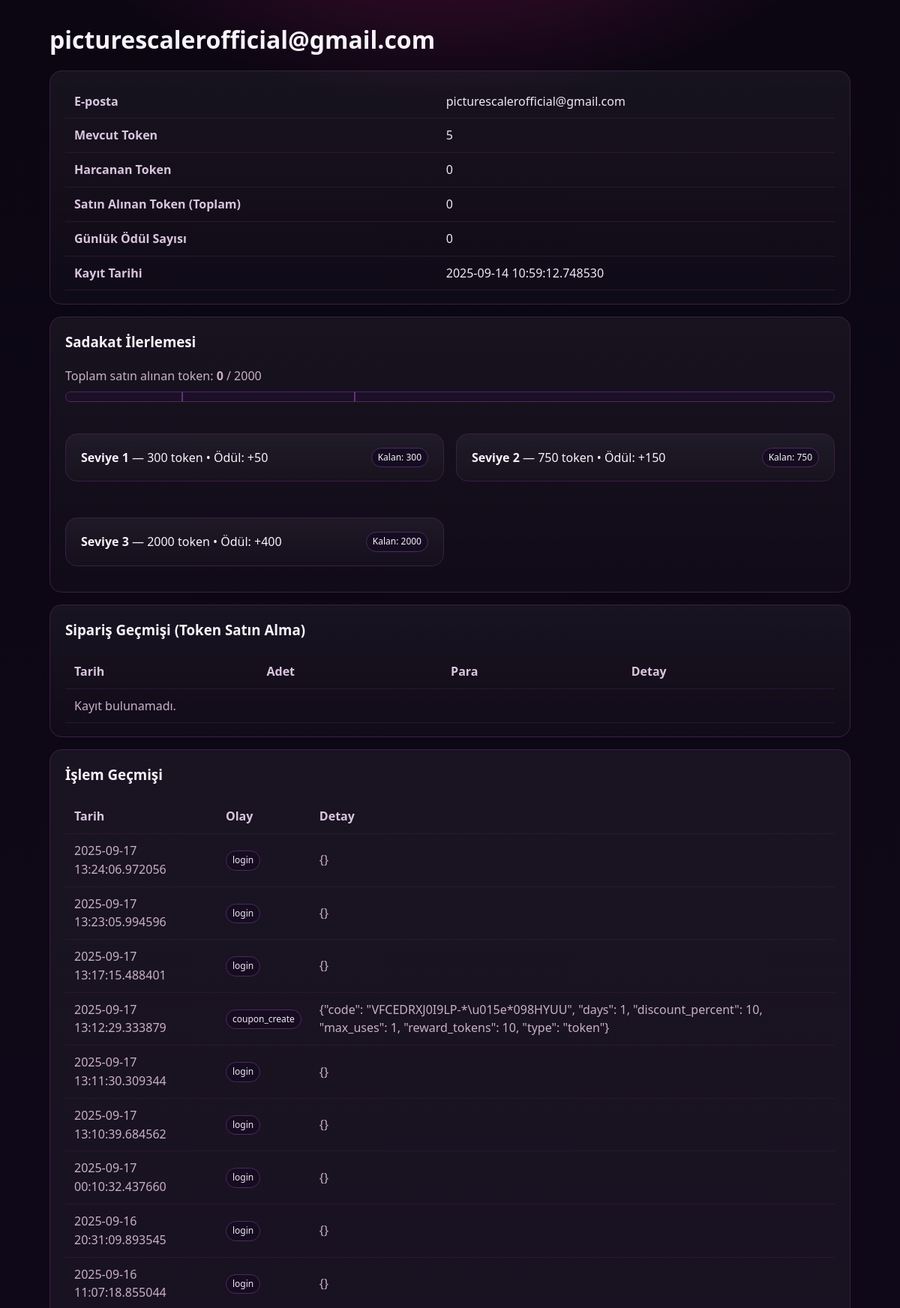
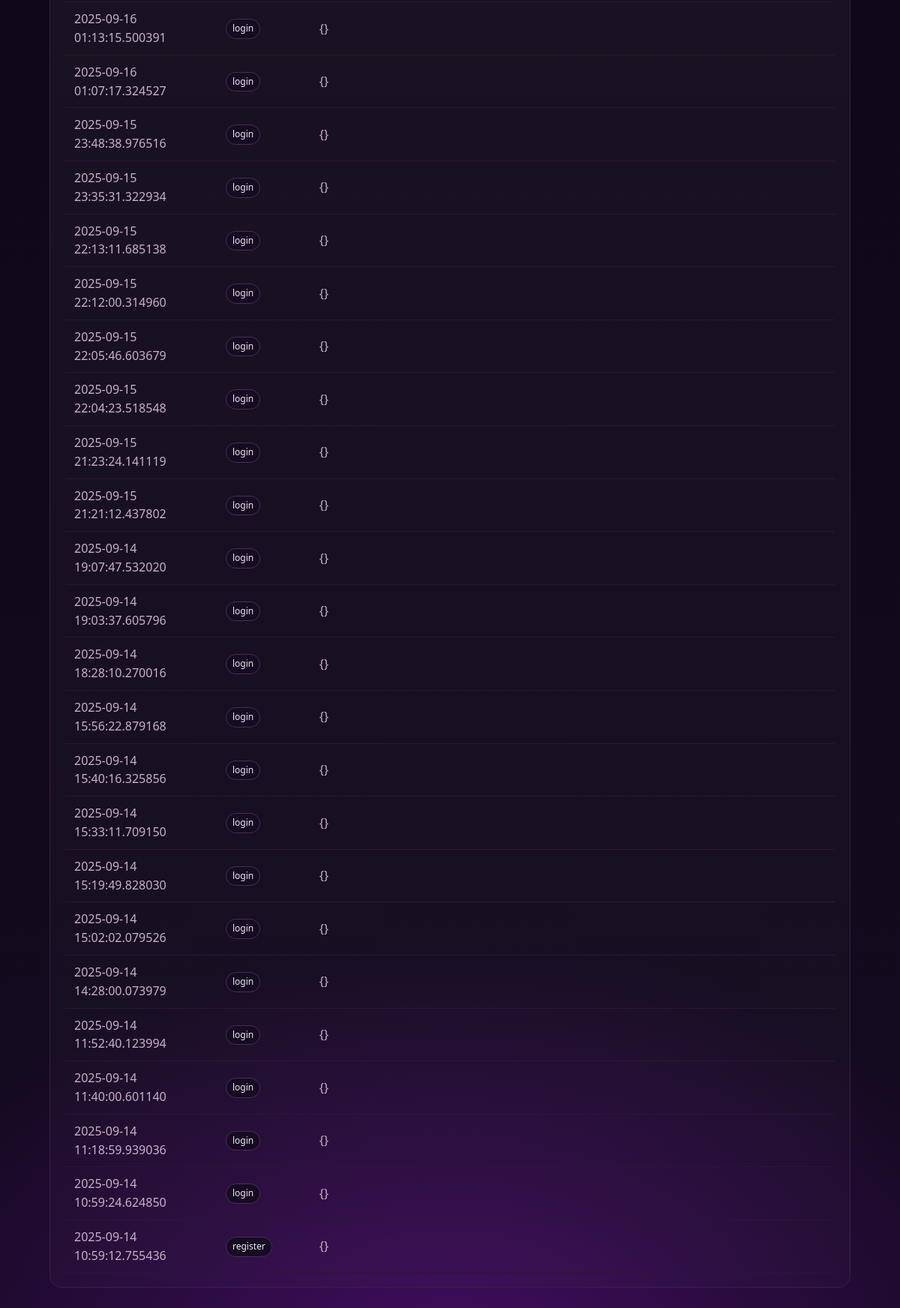
The page /profile/ (signed in) on the database its author committed (2 pictures, top to bottom).
### app/models.py (models this page shows, shortened)
class User(UserMixin, db.Model):
    __tablename__ = "user"
    id              = db.Column(db.Integer, primary_key=True)
    email           = db.Column(db.String(255), unique=True, index=True, nullable=False)
    password_hash   = db.Column(db.String(255), nullable=False)
    tokens          = db.Column(db.Integer, default=0, nullable=False)
    is_verified     = db.Column(db.Integer, default=0, nullable=False)   # 0/1
    is_admin        = db.Column(db.Integer, default=0, nullable=False)   # 0/1
    is_banned       = db.Column(db.Integer, default=0, nullable=False)   # 0/1
    is_trusted      = db.Column(db.Integer, default=0, nullable=False)   # 0/1 (şüpheli hesap filtresinden muaf tutmak için)
    verify_token    = db.Column(db.String(128), nullable=True)
    verify_sent_at  = db.Column(db.DateTime, nullable=True)
    last_daily_claim= db.Column(db.DateTime, nullable=True)
    created_at      = db.Column(db.DateTime, default=datetime.utcnow, nullable=False, index=True)
    last_login_at   = db.Column(db.DateTime, nullable=True)
    audit_events    = db.relationship("AuditEvent", backref="user", lazy=True)

class AuditEvent(db.Model):
    __tablename__ = "audit_event"
    id         = db.Column(db.Integer, primary_key=True)
    user_id    = db.Column(db.Integer, db.ForeignKey("user.id"), nullable=True)
    event      = db.Column(db.String(40), nullable=False, index=True)  # örn: register, login, upload, token_spent, token_purchase, daily_claim, reward_claim, coupon_redeem
    meta       = db.Column(db.Text, nullable=True)                     # JSON string
    created_at = db.Column(db.DateTime, default=datetime.utcnow, nullable=False, index=True)

### app/routes/profile.py (the view)
@profile_bp.get("/")
@login_required
def profile_page():
    u = current_user
    daily_count = (
        db.session.query(func.count(AuditEvent.id))
        .filter_by(user_id=u.id, event="daily_claim")
        .scalar()
    ) or 0
    today_claimed = bool(
        getattr(u, "last_daily_claim", None)
        and u.last_daily_claim.date() == datetime.utcnow().date()
    )
    purchased_total = _sum_meta_tokens(
        db.session.query(AuditEvent.meta)
        .filter_by(user_id=u.id, event="token_purchase")
        .all()
    )
    tokens_spent_total = _sum_meta_tokens(
        db.session.query(AuditEvent.meta)
        .filter_by(user_id=u.id, event="token_spent")
        .all()
    )
    claimed_set = set()
    for (meta_txt,) in (
        db.session.query(AuditEvent.meta)
        .filter_by(user_id=u.id, event="tier_claim")
        .all()
    ):
        try:
            t = int(json.loads(meta_txt or "{}").get("tier", 0))
            claimed_set.add(t)
        except Exception:
            pass
    eligible = {
        1: purchased_total >= TIER_THRESHOLDS[1],
        2: purchased_total >= TIER_THRESHOLDS[2],
        3: purchased_total >= TIER_THRESHOLDS[3],
    }
    pct_total = max(0.0, min(100.0, (purchased_total / TIER_THRESHOLDS[3]) * 100.0))
    tick1 = (TIER_THRESHOLDS[1] / TIER_THRESHOLDS[3]) * 100.0  # 300 / 2000
    tick2 = (TIER_THRESHOLDS[2] / TIER_THRESHOLDS[3]) * 100.0  # 750 / 2000
    tick3 = 100.0
    orders = (
        AuditEvent.query.filter_by(user_id=u.id, event="token_purchase")
        .order_by(AuditEvent.created_at.desc())
        .limit(50)
        .all()
    )
    history = (
        AuditEvent.query.filter_by(user_id=u.id)
        .order_by(AuditEvent.created_at.desc())
        .limit(50)
        .all()
    )
    def parse_meta(ev):
        try:
            return json.loads(ev.meta or "{}")
        except Exception:
            return {}
    return render_template(
        "profile.html",
        user=u,
        daily_count=daily_count,
        today_claimed=today_claimed,
        purchased_total=purchased_total,
        tokens_spent_total=tokens_spent_total,
        claimed_set=claimed_set,
        eligible=eligible,
        pct_total=pct_total,
        tick1=tick1,
        tick2=tick2,
        tick3=tick3,
        TIER_THRESHOLDS=TIER_THRESHOLDS,
        TIER_REWARDS=TIER_REWARDS,
        orders=orders,
        history=history,
        parse_meta=parse_meta,
    )

### app/__init__.py (called while the page is built)
@login_manager.user_loader
def load_user(user_id: str):
    from .models import User
    try:
        return User.query.get(int(user_id))
    except Exception:
        return None

### app/routes/profile.py (called while the page is built)
def _sum_meta_tokens(query):
    total = 0
    for (meta_txt,) in query:
        try:
            total += int(json.loads(meta_txt or "{}").get("tokens", 0))
        except Exception:
            pass
    return total

### app/templates/profile.html (shortened to what this page needs)
<!doctype html>
<html lang="tr">
<head>
</head>
<body>
  <div class="wrap">
    <h1>{{ user.email }}</h1>
    <div class="card">
      <table>
        <tbody>
          <tr><th>E-posta</th><td>{{ user.email }}</td></tr>
          <tr><th>Mevcut Token</th><td>{{ user.tokens or 0 }}</td></tr>
          <tr><th>Harcanan Token</th><td>{{ tokens_spent_total }}</td></tr>
          <tr><th>Satın Alınan Token (Toplam)</th><td>{{ purchased_total }}</td></tr>
          <tr><th>Günlük Ödül Sayısı</th><td>{{ daily_count }}</td></tr>
          <tr><th>Kayıt Tarihi</th><td>{{ user.created_at }}</td></tr>
        </tbody>
      </table>
    </div>
    <div class="card">
      <h3 style="margin-top:0">Sadakat İlerlemesi</h3>
      <div class="muted" style="margin-bottom:8px">
        Toplam satın alınan token: <b>{{ purchased_total }}</b> / {{ TIER_THRESHOLDS[3] }}
      </div>
      <div class="bar" style="margin-bottom:26px">
        <div class="tick" style="left: {{ '%.2f' % tick1 }}%"></div>
        <div class="tick" style="left: {{ '%.2f' % tick2 }}%"></div>
      </div>
      <div class="row">
        <div class="card">
          <div style="display:flex; justify-content:space-between; align-items:center">
            <div><b>Seviye 1</b> — {{ TIER_THRESHOLDS[1] }} token • Ödül: +{{ TIER_REWARDS[1] }}</div>
            {% if 1 in claimed_set %}
              <span class="pill ok">Alındı</span>
            {% elif eligible[1] %}
              <form method="post" action="{{ url_for('profile.claim_tier', tier=1) }}">
                <button class="btn btn-primary" type="submit">Ödülü Al</button>
              </form>
            {% else %}
              <span class="pill">Kalan: {{ TIER_THRESHOLDS[1] - purchased_total }}</span>
            {% endif %}
          </div>
        </div>
        <div class="card">
          <div style="display:flex; justify-content:space-between; align-items:center">
            <div><b>Seviye 2</b> — {{ TIER_THRESHOLDS[2] }} token • Ödül: +{{ TIER_REWARDS[2] }}</div>
            {% if 2 in claimed_set %}
              <span class="pill ok">Alındı</span>
            {% elif eligible[2] %}
              <form method="post" action="{{ url_for('profile.claim_tier', tier=2) }}">
                <button class="btn btn-primary" type="submit">Ödülü Al</button>
              </form>
            {% else %}
              <span class="pill">Kalan: {{ TIER_THRESHOLDS[2] - purchased_total }}</span>
            {% endif %}
          </div>
        </div>
        <div class="card">
          <div style="display:flex; justify-content:space-between; align-items:center">
            <div><b>Seviye 3</b> — {{ TIER_THRESHOLDS[3] }} token • Ödül: +{{ TIER_REWARDS[3] }}</div>
            {% if 3 in claimed_set %}
              <span class="pill ok">Alındı</span>
            {% elif eligible[3] %}
              <form method="post" action="{{ url_for('profile.claim_tier', tier=3) }}">
                <button class="btn btn-primary" type="submit">Ödülü Al</button>
              </form>
            {% else %}
              <span class="pill">Kalan: {{ TIER_THRESHOLDS[3] - purchased_total }}</span>
            {% endif %}
          </div>
        </div>
      </div>
    </div>
    <div class="card">
      <h3 style="margin-top:0">Sipariş Geçmişi (Token Satın Alma)</h3>
      <table>
        <thead>
          <tr><th>Tarih</th><th>Adet</th><th>Para</th><th>Detay</th></tr>
        </thead>
        <tbody>
        {% for ev in orders %}
          {% set m = parse_meta(ev) %}
          <tr>
            <td class="muted">{{ ev.created_at }}</td>
            <td>{{ m.tokens or 0 }}</td>
            <td>{{ m.amount or '-' }}</td>
            <td class="muted">{{ m.currency or '' }}</td>
          </tr>
        {% else %}
          <tr><td colspan="4" class="muted">Kayıt bulunamadı.</td></tr>
        {% endfor %}
        </tbody>
      </table>
    </div>
    <div class="card">
      <h3 style="margin-top:0">İşlem Geçmişi</h3>
      <table>
        <thead>
          <tr><th>Tarih</th><th>Olay</th><th>Detay</th></tr>
        </thead>
        <tbody>
        {% for ev in history %}
          {% set m = parse_meta(ev) %}
          <tr>
            <td class="muted">{{ ev.created_at }}</td>
            <td><span class="pill">{{ ev.event }}</span></td>
            <td class="muted">{{ m|tojson }}</td>
          </tr>
        {% else %}
          <tr><td colspan="3" class="muted">Kayıt bulunamadı.</td></tr>
        {% endfor %}
        </tbody>
      </table>
    </div>
  </div>
</body>
</html>

### app/templates/profile.html (style rules this page uses)
:root { --bg:#0b0612; --bg2:#130a1f; --card:#1a0f1ecc; --border:#3a1f44; --text:#f7f3fa; --muted:#c9b0c7; --acc1:#FF6A3D; --acc2:#C81D77; --ok:#22c55e; --warn:#f59e0b; --radius:16px; }
* { box-sizing:border-box }
body { margin:0; color:var(--text); background: radial-gradient(1100px 620px at 50% -5%, rgba(200,29,119,.35) 0%, rgba(200,29,119,0) 50%), radial-gradient(1400px 900px at 50% 100%, rgba(110,15,156,.5) 0%, rgba(110,15,156,0) 60%), linear-gradient(180deg, var(--bg), var(--bg2)); font:16px/1.55 system-ui,-apple-system,Segoe UI,Inter,Roboto,Helvetica,Arial; }
.wrap { max-width:1100px; margin:28px auto 80px; padding:0 16px }
h1 { margin:0 0 14px }
.card { background:linear-gradient(180deg,rgba(255,255,255,.05),rgba(255,255,255,.015)); border:1px solid var(--border); border-radius:var(--radius); padding:18px 20px; margin:16px 0 }
table { width:100%; border-collapse:collapse }
th,td { padding:10px 12px; border-bottom:1px solid #2a1734; color:#f0e7f6 }
th { color:#d9c5de; text-align:left; font-weight:600 }
.muted { color:var(--muted) }
.pill { display:inline-block; padding:3px 8px; border-radius:999px; font-size:12px; border:1px solid #4b2b5a; background:#150c21 }
.row { display:grid; gap:16px; grid-template-columns:1fr }
@media (min-width:900px) { .row { grid-template-columns: 1fr 1fr } }
.bar { height:14px; background:#1c0f28; border:1px solid #4b2b5a; border-radius:999px; position:relative; overflow:hidden }
.tick { position:absolute; top:-8px; width:2px; height:30px; background:#6a3a80; opacity:.9 }

### rows shown on the page
User: email "picturescalerofficial@gmail.com", tokens "5", created_at "2025-09-14 10:59:12.748530"
AuditEvent: created_at "2025-09-17 13:24:06.972056", event "login", m "{}"
AuditEvent: created_at "2025-09-17 13:23:05.994596", event "login", m "{}"
AuditEvent: created_at "2025-09-17 13:17:15.488401", event "login", m "{}"
AuditEvent: created_at "2025-09-17 13:12:29.333879", event "coupon_create", m "{\"code\": \"VFCEDRXJ0I9LP-*\\u015e*098HYUU\", \"days\": 1, \"discount_percent\": 10, \"max_uses\": 1, \"reward_tokens\": 10, \"type\": \"token\"}"
AuditEvent: created_at "2025-09-17 13:11:30.309344", event "login", m "{}"
AuditEvent: created_at "2025-09-17 13:10:39.684562", event "login", m "{}"
AuditEvent: created_at "2025-09-17 00:10:32.437660", event "login", m "{}"
AuditEvent: created_at "2025-09-16 20:31:09.893545", event "login", m "{}"
AuditEvent: created_at "2025-09-16 11:07:18.855044", event "login", m "{}"
AuditEvent: created_at "2025-09-16 01:13:15.500391", event "login", m "{}"
AuditEvent: created_at "2025-09-16 01:07:17.324527", event "login", m "{}"
AuditEvent: created_at "2025-09-15 23:48:38.976516", event "login", m "{}"
AuditEvent: created_at "2025-09-15 23:35:31.322934", event "login", m "{}"
AuditEvent: created_at "2025-09-15 22:13:11.685138", event "login", m "{}"
AuditEvent: created_at "2025-09-15 22:12:00.314960", event "login", m "{}"
AuditEvent: created_at "2025-09-15 22:05:46.603679", event "login", m "{}"
AuditEvent: created_at "2025-09-15 22:04:23.518548", event "login", m "{}"
AuditEvent: created_at "2025-09-15 21:23:24.141119", event "login", m "{}"
AuditEvent: created_at "2025-09-15 21:21:12.437802", event "login", m "{}"
AuditEvent: created_at "2025-09-14 19:07:47.532020", event "login", m "{}"
AuditEvent: created_at "2025-09-14 19:03:37.605796", event "login", m "{}"
AuditEvent: created_at "2025-09-14 18:28:10.270016", event "login", m "{}"
AuditEvent: created_at "2025-09-14 15:56:22.879168", event "login", m "{}"
AuditEvent: created_at "2025-09-14 15:40:16.325856", event "login", m "{}"
AuditEvent: created_at "2025-09-14 15:33:11.709150", event "login", m "{}"
AuditEvent: created_at "2025-09-14 15:19:49.828030", event "login", m "{}"
AuditEvent: created_at "2025-09-14 15:02:02.079526", event "login", m "{}"
AuditEvent: created_at "2025-09-14 14:28:00.073979", event "login", m "{}"
AuditEvent: created_at "2025-09-14 11:52:40.123994", event "login", m "{}"
AuditEvent: created_at "2025-09-14 11:40:00.601140", event "login", m "{}"
AuditEvent: created_at "2025-09-14 11:18:59.939036", event "login", m "{}"
AuditEvent: created_at "2025-09-14 10:59:24.624850", event "login", m "{}"
AuditEvent: created_at "2025-09-14 10:59:12.755436", event "register", m "{}"

### other values the page prints
{{ tokens_spent_total }} "0"
{{ purchased_total }} "0"
{{ daily_count }} "0"
{{ TIER_THRESHOLDS[3] }} "2000"
{{ TIER_THRESHOLDS[1] }} "300"
{{ TIER_REWARDS[1] }} "50"
{{ TIER_THRESHOLDS[1] - purchased_total }} "300"
{{ TIER_THRESHOLDS[2] }} "750"
{{ TIER_REWARDS[2] }} "150"
{{ TIER_THRESHOLDS[2] - purchased_total }} "750"
{{ TIER_REWARDS[3] }} "400"
{{ TIER_THRESHOLDS[3] - purchased_total }} "2000"
